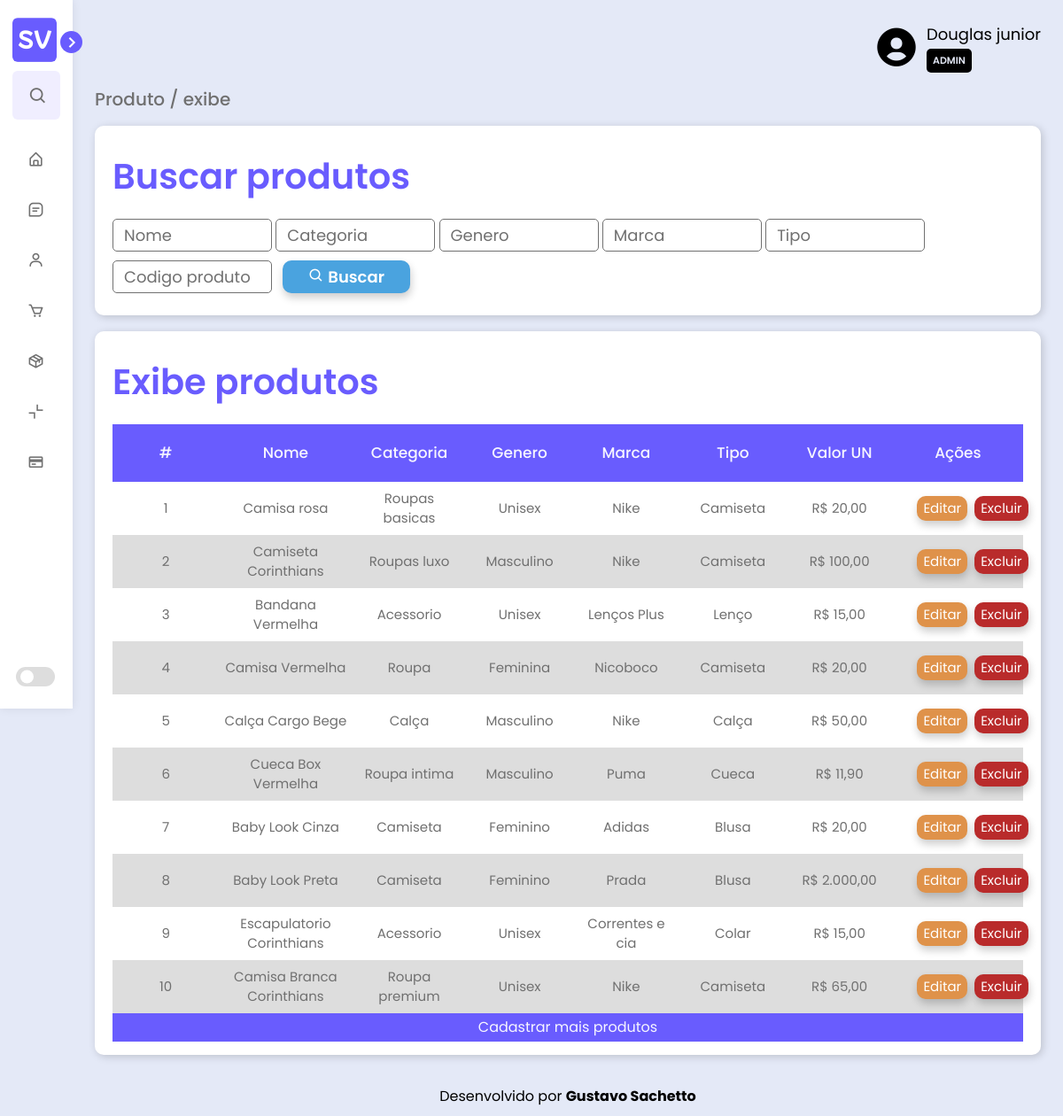
The page /view/pages/produto.php on the database its author committed.
### tables this page shows
create table produto(
	codProduto int auto_increment not null primary key,
	nomeProduto varchar (70) not null,
	quantidade int not null,
	valor decimal(7,2) not null
);

### model/conexao.php (called while the page is built, shortened)
<?php
class conexao {
    private $pdo;
    public function __construct($dbname, $host, $user, $password) {
        try {
            $this -> pdo = New PDO ("mysql:dbname=" . $dbname . ";host=" . $host, $user, $password);
            return "CONEXÃO DO PDO";
        } catch (PDOException $erro) {
            return "ERRO DE CONEXÃO NO PDO:" . $erro -> getMessage();
            exit();
        } catch (Exception $erro) {
            return "ERRO NÃO PASSOU DA CONEXÃO:" . $erro -> getMessage();
            exit();
        }
    }
    public function conversorMoeda($converter) {
        $resultado = "R$ " . number_format($converter, 2, ",", ".");
        return $resultado;
    }
    public function consultaProduto($buscaNome, $buscaCate, $buscaGen, $buscaMarca, $buscaTipo, $buscaCod) {
        $consulta = "SELECT * FROM produto WHERE
        produto.nomeProduto LIKE '%$buscaNome%'   AND
        produto.categoria   LIKE '%$buscaCate%'   AND
        produto.genero      LIKE '%$buscaGen%'    AND
        produto.marca       LIKE '%$buscaMarca%'  AND
        produto.tipo        LIKE '%$buscaTipo%'   AND
        produto.codProduto  LIKE '%$buscaCod%' ORDER BY produto.codProduto ASC";
        $resultado = $this -> consultaBanco($consulta);
        return $resultado;
    }
    public function consultaBanco($consulta) {
        $consultaBanco = $this -> pdo -> query($consulta);
        $consultaBanco -> execute();
        while ($resultado = $consultaBanco -> fetchAll(PDO::FETCH_ASSOC)) {
            return $resultado;
        }
    }
}
?>

### controller/buscaProduto.php (called while the page is built, shortened)
<?php
    require_once '../../model/conexao.php';
    $config = parse_ini_file('../../model/config.ini');
    $conexao = new conexao ($config['dbname'], $config['host'], $config['user'], $config['password']);
    $buscaNome = $buscaCate = $buscaGen = $buscaMarca = $buscaTipo = $buscaCod = "";
    $produtos = $conexao -> consultaProduto($buscaNome, $buscaCate, $buscaGen, $buscaMarca, $buscaTipo, $buscaCod);
?>

### controller/exibeProduto.php (the view)
<?php
    require_once '../../model/conexao.php';
    $config = parse_ini_file('../../model/config.ini');
    $conexao = new conexao ($config['dbname'], $config['host'], $config['user'], $config['password']);
    $consulta = "SELECT count(*) FROM produto";
    $verifica = $conexao -> consultaBanco($consulta);
    if ($verifica[0]['count(*)'] !== 0) {
        echo "
        <form method='post' action='editarProduto.php'>
            <h2>Exibe produtos</h2>
            <table>
                <thead>
                    <td>#</td>
                    <td>Nome</td>
                    <td>Categoria</td>
                    <td>Genero</td>
                    <td>Marca</td>
                    <td>Tipo</td>
                    <td>Valor UN</td>
                    <td>Ações</td>
                </tr>
            </thead>
            <tbody>
        ";
        foreach ($produtos as $item) {
            echo "
                    <tr>
                        <td>" . stripslashes($item['codProduto']) . "</td>
                        <td>" . stripslashes($item['nomeProduto']) . "</td>
                        <td>" . stripslashes($item['categoria']) . "</td>
                        <td>" . stripslashes($item['genero']) . "</td>
                        <td>" . stripslashes($item['marca']) . "</td>
                        <td>" . stripslashes($item['tipo']) . "</td>
                        <td>" . $conexao -> conversorMoeda($item['valor']) . "</td>
                        <td>
                            <div class='buttons'>
                                <button type='submit' class='editar' name='editar' value=" . $item['codProduto'] . ">Editar</button>
                                <button type='button' class='excluir produto' name='excluir' value=" . $item['codProduto'] . ">Excluir</button>
                            </div>
                        </td>
                    </tr>
            ";
        }
        echo "
                </tbody>
                <tfoot>
                    <tr>
                        <td colspan='13'>Cadastrar mais produtos</td>
                    </tr>
                </tfoot>
            </table>
        </form>";
    } else {
        echo "<p>Nenhum produto cadastrado!</p>";
    }
?>

### view/css/style.css (style rules this page uses)
* { margin: 0; padding: 0; text-decoration: none; font-family: 'Poppins', Arial, Helvetica, sans-serif; }
:root { --neutral-color: #000000; --body-color: #E4E9F7; --form-color: #FFFFFF; --sidebar-color: #FFFFFF; --alert-color: #FFFFFF; --primary-color: #695CFE; --secondary-color: #695CFE; --primary-color-light: #F6F5FF; --toggle-color: #DDDDDD; --tbody-color: #DDDDDD; --title-color: #18191A; --text-color: #707070; --text-color-dark: #252525; --link-color: #775fff; --link-color-hover: #2f1cfd; --button-color-submit: #2BB94A; --button-color-search: #4aa3df; --button-color-edit: #df924a; --button-color-reset: #b92b2b; --base-color: #F0EEFF; --sidebar-shadow: 0px 0px 10px #00000015; --form-shadow: 2px 2px 10px #0000002c; --button-shadow: 1px 5px 10px #00000033; --transition-01: all 0.1s ease; --transition-02: all 0.2s ease; --transition-03: all 0.3s ease; --transition-04: all 0.4s ease; }
body { height: 100vh; background: var(--body-color); margin-left: 82px; }
main h2 { color: var(--text-color-dark); }

### view/css/table.css (style rules this page uses)
main section h2 { font-size: 40px; font-weight: 600; margin: 18px 0 24px 0; color: var(--secondary-color); }
.container-table>form .buttons { width: 100px; margin: 0 auto; display: flex; align-items: center; justify-content: space-around; }
.container-table>form button { border: none; padding: 2px 6px; margin: 0 4px; border-radius: 10px; color: white; border: 1px solid transparent; box-shadow: var(--button-shadow); }
.container-table>form button.editar { background-color: var(--button-color-edit); }
.container-table>form button.excluir { background-color: var(--button-color-reset); }
table, th, td { width: 90px; }
table { width: 100%; text-align: center; }
table>thead { font-size: 17px; font-weight: 500; color: var(--primary-color-light); background-color: var(--secondary-color); }
table>thead td { padding: 20px 5px; }
table>tbody td { color: var(--text-color); font-size: 15px; padding: 3px 5px; height: 60px; }
table>tfoot td { padding: 4px 5px; color: var(--primary-color-light); background-color: var(--secondary-color); }
tr:nth-child(even) { background-color: var(--tbody-color); }

### rows shown on the page
produto: codProduto "1", nomeProduto "Camisa rosa", categoria "Roupas basicas", genero "Unisex", marca "Nike", tipo "Camiseta", valor "R$ 20,00"
produto: codProduto "2", nomeProduto "Camiseta Corinthians", categoria "Roupas luxo", genero "Masculino", marca "Nike", tipo "Camiseta", valor "R$ 100,00"
produto: codProduto "3", nomeProduto "Bandana Vermelha", categoria "Acessorio", genero "Unisex", marca "Lenços Plus", tipo "Lenço", valor "R$ 15,00"
produto: codProduto "4", nomeProduto "Camisa Vermelha", categoria "Roupa", genero "Feminina", marca "Nicoboco", tipo "Camiseta", valor "R$ 20,00"
produto: codProduto "5", nomeProduto "Calça Cargo Bege", categoria "Calça", genero "Masculino", marca "Nike", tipo "Calça", valor "R$ 50,00"
produto: codProduto "6", nomeProduto "Cueca Box Vermelha", categoria "Roupa intima", genero "Masculino", marca "Puma", tipo "Cueca", valor "R$ 11,90"
produto: codProduto "7", nomeProduto "Baby Look Cinza", categoria "Camiseta", genero "Feminino", marca "Adidas", tipo "Blusa", valor "R$ 20,00"
produto: codProduto "8", nomeProduto "Baby Look Preta", categoria "Camiseta", genero "Feminino", marca "Prada", tipo "Blusa", valor "R$ 2.000,00"
produto: codProduto "9", nomeProduto "Escapulatorio Corinthians", categoria "Acessorio", genero "Unisex", marca "Correntes e cia", tipo "Colar", valor "R$ 15,00"
produto: codProduto "10", nomeProduto "Camisa Branca Corinthians", categoria "Roupa premium", genero "Unisex", marca "Nike", tipo "Camiseta", valor "R$ 65,00"
